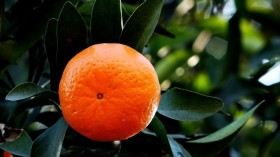
#> input picture Opencv-python_Test/imRange_get_shapes/org.jpg, 280 x 157 px
$ python imRange_.py
#> lines starting #> are read from the running program, lines starting #| are printed output that depends on the picture; after the words box and inside, x2 and y2 are one past the last pixel; in counts of white or black regions, pixels touching at a corner belong together
# -*- codeing = utf-8 -*-
# -*- coding: utf-8 -*-
# @Time    : 2021/3/25 21:51
# @Author  : 谭洋 202031001951
# @Email   : 1767774755@qq.com
# @File    : imRange_.py
# @Software: PyCharm
import cv2
import numpy as np
def empty(s):
    pass
cap = cv2.VideoCapture(0)
frameWidth = 640
frameHeight = 480
cap.set(3 ,frameWidth)
cap.set(4 ,frameHeight)
cap.set(10,150)

img=cv2.imread("org.jpg")
#> img is the input picture: shape (157, 280, 3); mean B, G, R 28, 53, 65.1
cv2.namedWindow("trackBars")
cv2.resizeWindow("trackBars",640,240)
cv2.createTrackbar("Hue Min","trackBars",0,179,empty)   #hue——杆名  trackbars——窗口名  0——初始值 179——最大值 empty——不清楚
cv2.createTrackbar("Hue Max","trackBars",179,179,empty)
cv2.createTrackbar("Sat Min","trackBars",0,255,empty)
cv2.createTrackbar("Sat Max","trackBars",255,255,empty)
cv2.createTrackbar("Val Min","trackBars",134,255,empty)
cv2.createTrackbar("Val Max","trackBars",255,255,empty)


while True:
    success,img=cap.read()
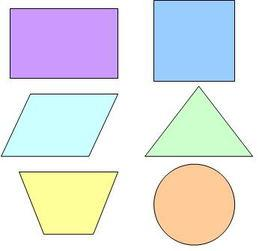
#> input picture Opencv-python_Test/imRange_get_shapes/img.jpeg, 259 x 251 px, given in place of the camera
#> img is the input picture: shape (251, 259, 3); mean B, G, R 230.4, 228.3, 225.9
    cv2.imshow("Result",img)
    imgHSV=cv2.cvtColor(img,cv2.COLOR_BGR2HSV)
#> imgHSV: shape (251, 259, 3); mean H, S, V 59, 45.3, 248.4

    h_min = cv2.getTrackbarPos("Hue Min", "trackBars")
    h_max = cv2.getTrackbarPos("Hue Max", "trackBars")
    s_min = cv2.getTrackbarPos("Sat Min", "trackBars")
    s_max = cv2.getTrackbarPos("Sat Max", "trackBars")
    v_min = cv2.getTrackbarPos("Val Min", "trackBars")
    v_max = cv2.getTrackbarPos("Val Max", "trackBars")
    lowerb = np.array([h_min, s_min, v_min])
    upperb = np.array([h_max, s_max, v_max])
    print(h_min, h_max, s_min, s_max, v_min, v_max)  # 调整以获取适当的HSV值创建合适的蒙版

    mask = cv2.inRange(img, lowerb, upperb)  # 蒙版图像
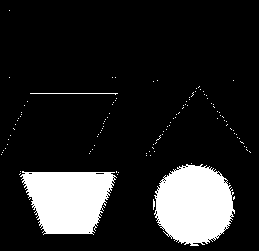
#> mask: shape (251, 259); 14.9% white; 113 white regions (110 under 20 px), largest, box (x1, y1, x2, y2) and area: (154, 164, 235, 246) 4963, (20, 171, 117, 235) 4494, (30, 93, 118, 95) 89

    imgResult = cv2.bitwise_and(img, img, mask=mask)  # 创建蒙版
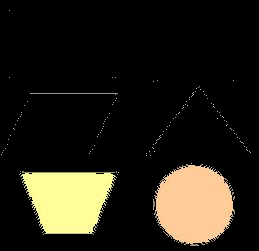
#> imgResult: shape (251, 259, 3); mean B, G, R 22.8, 33.2, 36.8

    cv2.imshow("org img", img)
    cv2.imshow("HSV", mask)
    cv2.imshow("result", imgResult)
    cv2.waitKey(1)

    if cv2.waitKey(1)&0xff==ord('q'):

#> (key q is pressed here)
        break


img=cv2.imread("org.jpg")
cv2.namedWindow("trackBars")
cv2.resizeWindow("trackBars",640,240)
cv2.createTrackbar("Hue Min","trackBars",0,179,empty)   #hue——杆名  trackbars——窗口名  0——初始值 179——最大值 empty——不清楚
cv2.createTrackbar("Hue Max","trackBars",179,179,empty)
cv2.createTrackbar("Sat Min","trackBars",0,255,empty)
cv2.createTrackbar("Sat Max","trackBars",255,255,empty)
cv2.createTrackbar("Val Min","trackBars",134,255,empty)
cv2.createTrackbar("Val Max","trackBars",255,255,empty)

while True:
    h_min=cv2.getTrackbarPos("Hue Min","trackBars")
    h_max=cv2.getTrackbarPos("Hue Max","trackBars")
    s_min=cv2.getTrackbarPos("Sat Min","trackBars")
    s_max=cv2.getTrackbarPos("Sat Max","trackBars")
    v_min=cv2.getTrackbarPos("Val Min","trackBars")
    v_max=cv2.getTrackbarPos("Val Max","trackBars")
    lowerb = np.array([h_min,s_min,v_min])
    upperb = np.array([h_max,s_max,v_max])
    print(h_min,h_max,s_min,s_max,v_min,v_max)#调整以获取适当的HSV值创建合适的蒙版


    mask=cv2.inRange(img,lowerb,upperb)#蒙版图像
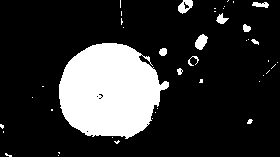
#> mask: shape (157, 280); 19.2% white; 43 white regions (32 under 20 px), largest, box (x1, y1, x2, y2) and area: (59, 43, 169, 139) 7692, (195, 34, 208, 50) 135, (178, 0, 193, 14) 129

    imgResult = cv2.bitwise_and(img,img,mask=mask)#创建蒙版
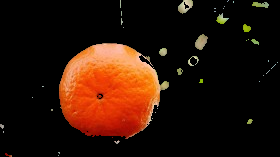
#> imgResult: shape (157, 280, 3); mean B, G, R 8, 19.1, 42


    cv2.imshow("org img",img)
    cv2.imshow("HSV",mask)
    cv2.imshow("result",imgResult)
    cv2.waitKey(1)
